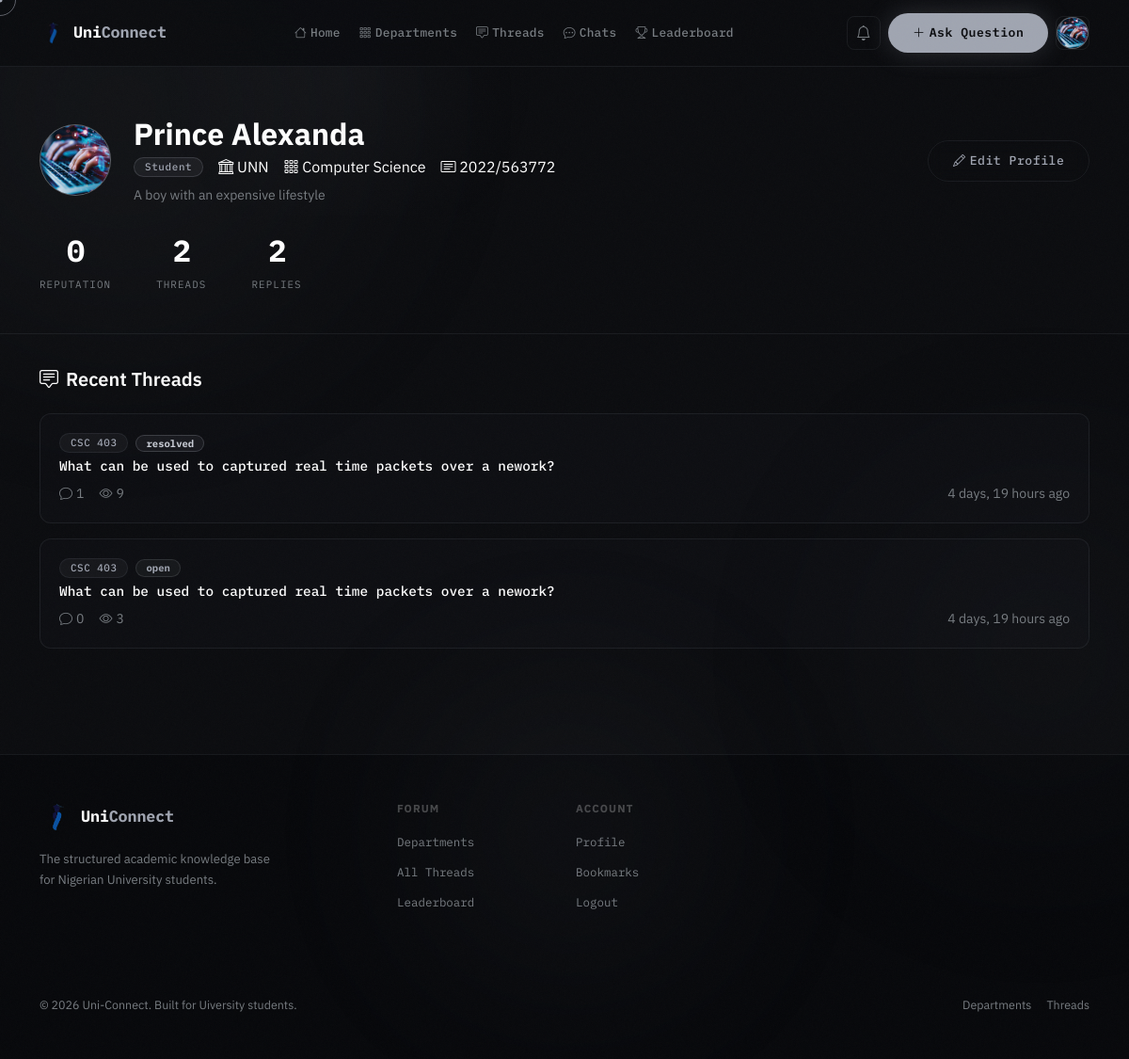
Page /accounts/profile/ (signed in) on the committed database.
### accounts/models.py (models this page shows, shortened)
class User(AbstractUser):
    ROLE_CHOICES = [
        ('student', 'Student'),
        ('lecturer', 'Lecturer'),
        ('admin', 'Admin'),
    ]
    is_email_verified = models.BooleanField(default=False)
    role = models.CharField(max_length=20, choices=ROLE_CHOICES, default='student')
    school = models.ForeignKey(
        'forum.School', on_delete=models.SET_NULL, null=True, blank=True, related_name='members'
    )
    department = models.ForeignKey(
        'forum.Department', on_delete=models.SET_NULL, null=True, blank=True, related_name='members'
    )
    matric_number = models.CharField(max_length=20, blank=True)
    bio = models.TextField(blank=True)
    avatar = models.ImageField(upload_to='avatars/', blank=True, null=True)
    reputation = models.IntegerField(default=0)
    created_at = models.DateTimeField(auto_now_add=True)
    @property
    def thread_count(self):
        return self.threads.filter(is_deleted=False).count()
    @property
    def reply_count(self):
        return self.replies.filter(is_deleted=False).count()

### forum/models.py (models this page shows, shortened)
class School(models.Model):
    SCHOOL_TYPE_CHOICES = [
        ('university', 'University'),
        ('polytechnic', 'Polytechnic'),
        ('college_of_education', 'College of Education'),
        ('monotechnic', 'Monotechnic'),
    ]
    name = models.CharField(max_length=255, unique=True)
    short_name = models.CharField(
        max_length=50, blank=True,
        help_text='Common abbreviation, e.g. UNN, UNILAG, FUTA'
    )
    slug = models.SlugField(max_length=255, unique=True, blank=True)
    school_type = models.CharField(max_length=30, choices=SCHOOL_TYPE_CHOICES, default='university')
    state = models.CharField(max_length=100, blank=True, help_text='Nigerian state where the school is located')
    is_active = models.BooleanField(default=True)
    created_at = models.DateTimeField(auto_now_add=True)
    class Meta:
        ordering = ['name']
        indexes = [
            models.Index(fields=['short_name']),
        ]

class Department(models.Model):
    school = models.ForeignKey(
        School, on_delete=models.CASCADE, related_name='departments',
        null=True, blank=True,
    )
    name = models.CharField(max_length=200)
    code = models.CharField(max_length=10)
    faculty = models.CharField(max_length=200)
    description = models.TextField(blank=True)
    color = models.CharField(max_length=7, default='#6C63FF')
    icon = models.CharField(max_length=50, default='bi-mortarboard')
    created_at = models.DateTimeField(auto_now_add=True)
    class Meta:
        ordering = ['name']
        unique_together = ['school', 'code']
        indexes = [
            models.Index(fields=['school', 'code']),
        ]

class Thread(models.Model):
    STATUS_CHOICES = [
        ('open', 'Open'),
        ('resolved', 'Resolved'),
        ('closed', 'Closed'),
    ]
    course = models.ForeignKey(Course, on_delete=models.CASCADE, related_name='threads')
    author = models.ForeignKey(settings.AUTH_USER_MODEL, on_delete=models.CASCADE, related_name='threads')
    title = models.CharField(max_length=300)
    content = models.TextField()
    attachment = models.FileField(upload_to='thread_attachments/', blank=True, null=True)
    voice_note = models.FileField(upload_to='thread_voice_notes/', blank=True, null=True)
    status = models.CharField(max_length=20, choices=STATUS_CHOICES, default='open')
    is_pinned = models.BooleanField(default=False)
    is_deleted = models.BooleanField(default=False)
    views = models.IntegerField(default=0)
    tags = models.ManyToManyField(Tag, blank=True, related_name='threads')
    created_at = models.DateTimeField(auto_now_add=True)
    updated_at = models.DateTimeField(auto_now=True)
    class Meta:
        ordering = ['-is_pinned', '-created_at']
    @property
    def reply_count(self):
        return self.replies.filter(is_deleted=False).count()

class Course(models.Model):
    department = models.ForeignKey(Department, on_delete=models.CASCADE, related_name='courses')
    code = models.CharField(max_length=20)
    title = models.CharField(max_length=200)
    description = models.TextField(blank=True)
    level = models.CharField(max_length=10, default='100L')
    semester = models.CharField(max_length=20, default='First Semester')
    units = models.IntegerField(default=3)
    is_active = models.BooleanField(default=True)
    created_at = models.DateTimeField(auto_now_add=True)
    class Meta:
        ordering = ['code']
        unique_together = ['department', 'code']

### accounts/views.py (the view)
# urls.py: path('profile/', views.profile_view, name='profile'),
@login_required
def profile_view(request, username=None):
    if username is None:
        profile_user = request.user
    else:
        profile_user = get_object_or_404(User, username=username)
    threads = (
        profile_user.threads
        .filter(is_deleted=False)
        .order_by("-created_at")
    )
    return render(
        request,
        "accounts/profile.html",
        {
            "profile_user": profile_user,
            "threads": threads,
        },
    )

### forum/context_processors.py (called while the page is built)
def unread_notifications(request):
    count = 0
    if request.user.is_authenticated:
        count = request.user.notifications.filter(is_read=False).count()
    return {'unread_notification_count': count}

### templates/accounts/profile.html (shortened to what this page needs)
{% extends 'base.html' %}
{% block content %}
<div class="page-header">
  <div class="container">
    <div class="d-flex align-items-center gap-4 flex-wrap">
      <div class="avatar-lg">
        {% if profile_user.avatar %}
        <img
          src="{{ profile_user.avatar.url }}"
          alt="{{ profile_user.username }}"
        />
        {% else %} {{ profile_user.username|first|upper }} {% endif %}
      </div>
      <div>
        <h1 class="h2 fw-bold text-white mb-1">
          {{ profile_user.get_full_name|default:profile_user.username }}
        </h1>
        <div class="d-flex align-items-center gap-3 flex-wrap">
          <span class="badge badge-glow"
            >{{ profile_user.get_role_display }}</span
          >
          {% if profile_user.school %}
        <span>
            <i class="bi bi-bank"></i>
            {{ profile_user.school.short_name|default:profile_user.school.name }}
        </span>
        {% endif %}
          {% if profile_user.department %}
        <span>
            <i class="bi bi-grid-3x3-gap"></i>
            {{ profile_user.department.name }}
        </span>
        {% endif %}
        {% if profile_user.matric_number %}
        <span>
            <i class="bi bi-card-text"></i>
            {{ profile_user.matric_number }}
        </span>
        {% endif %}
        </div>
        {% if profile_user.bio %}
        <p class="text-muted small mt-2 mb-0">{{ profile_user.bio }}</p>
        {% endif %}
        </div>
      {% if user == profile_user %}
      <a
        href="{% url 'accounts:edit_profile' %}"
        class="btn btn-outline-glass btn-sm ms-auto"
      >
        <i class="bi bi-pencil me-1"></i>Edit Profile
      </a>
      {% endif %}
    </div>
    <div class="d-flex gap-5 mt-4">
      <div class="text-center">
        <div class="stat-number fs-2">{{ profile_user.reputation }}</div>
        <div class="stat-label">Reputation</div>
      </div>
      <div class="text-center">
        <div class="stat-number fs-2">{{ profile_user.thread_count }}</div>
        <div class="stat-label">Threads</div>
      </div>
      <div class="text-center">
        <div class="stat-number fs-2">{{ profile_user.reply_count }}</div>
        <div class="stat-label">Replies</div>
      </div>
    </div>
  </div>
</div>
<div class="container pb-5">
  <h5 class="text-white fw-600 mb-4">
    <i class="bi bi-chat-square-text me-2"></i>Recent Threads
  </h5>
  {% if threads %} {% for thread in threads %}
  <a href="{% url 'forum:thread_detail' thread.pk %}" class="thread-card mb-3">
    <div class="d-flex align-items-start gap-3">
      <div class="flex-grow-1">
        <div class="d-flex align-items-center gap-2 mb-1">
          <span class="badge badge-glass small">{{ thread.course.code }}</span>
          <span
            class="badge {% if thread.status == 'resolved' %}badge-resolved{% else %}badge-open{% endif %}"
            >{{ thread.status }}</span
          >
        </div>
        <div class="thread-title">{{ thread.title }}</div>
        <div class="d-flex gap-3 text-muted small mt-2">
          <span><i class="bi bi-chat me-1"></i>{{ thread.reply_count }}</span>
          <span><i class="bi bi-eye me-1"></i>{{ thread.views }}</span>
          <span class="ms-auto">{{ thread.created_at|timesince }} ago</span>
        </div>
      </div>
    </div>
  </a>
  {% endfor %} {% else %}
  <div class="glass-panel p-5 text-center">
    <i class="bi bi-chat-square-dots fs-1 text-muted d-block mb-3"></i>
    <p class="text-muted">No threads yet.</p>
  </div>
  {% endif %}
</div>
{% endblock %}

### templates/base.html (shortened to what this page needs)
<!doctype html>
<html lang="en" data-bs-theme="dark">
  <head>
    <link
      rel="stylesheet"
      href="https://cdn.jsdelivr.net/npm/bootstrap@5.3.3/dist/css/bootstrap.min.css"
    />
    <link
      rel="stylesheet"
      href="https://cdn.jsdelivr.net/npm/bootstrap-icons@1.11.3/font/bootstrap-icons.min.css"
    />
    {% load static %}
    <link rel="stylesheet" href="{% static 'css/main.css' %}" />
  </head>
  <body class="{% block body_class %}{% endblock %}">
    <div class="ambient-orb orb-1" aria-hidden="true"></div>
    <div class="ambient-orb orb-2" aria-hidden="true"></div>
    <nav class="navbar navbar-expand-lg glass-nav">
      <div class="container">
        <a
          class="navbar-brand d-flex align-items-center gap-2"
          href="{% url 'forum:home' %}"
        >
          <img
            src="{% static 'logo-removebg-preview.png' %}"
            alt="Uni-Connect logo"
            class="site-logo navbar-logo"
          />
          <span class="brand-name"
            >Uni<span class="text-accent">Connect</span></span
          >
        </a>
        <div class="collapse navbar-collapse" id="navMain">
          <ul class="navbar-nav mx-auto gap-1">
            <li class="nav-item">
              <a class="nav-link nav-pill" href="{% url 'forum:home' %}"
                ><i class="bi bi-house me-1"></i>Home</a
              >
            </li>
            <li class="nav-item">
              <a class="nav-link nav-pill" href="{% url 'forum:departments' %}"
                ><i class="bi bi-grid-3x3-gap me-1"></i>Departments</a
              >
            </li>
            <li class="nav-item">
              <a class="nav-link nav-pill" href="{% url 'forum:thread_list' %}"
                ><i class="bi bi-chat-square-text me-1"></i>Threads</a
              >
            </li>
            {% if user.is_authenticated %}
            <li class="nav-item">
              <a class="nav-link nav-pill" href="{% url 'forum:chat_list' %}"
                ><i class="bi bi-chat-dots me-1"></i>Chats</a
              >
            </li>
            {% endif %}
            <li class="nav-item">
              <a class="nav-link nav-pill" href="{% url 'forum:leaderboard' %}"
                ><i class="bi bi-trophy me-1"></i>Leaderboard</a
              >
            </li>
          </ul>
          <div class="d-flex align-items-center gap-2">
            {% if user.is_authenticated %}
            <a
              href="{% url 'forum:notifications' %}"
              class="btn btn-ghost-icon position-relative"
            >
              <i class="bi bi-bell"></i>
            </a>
            <a
              href="{% url 'forum:create_thread' %}"
              class="btn btn-primary-glow btn-sm"
            >
              <i class="bi bi-plus-lg me-1"></i>Ask Question
            </a>
            <div class="dropdown">
              <button
                class="btn btn-ghost-icon dropdown-toggle no-caret"
                data-bs-toggle="dropdown"
              >
                <div class="avatar-sm">
                  {% if user.avatar %}
                  <img src="{{ user.avatar.url }}" alt="{{ user.username }}" />
                  {% else %}
                  <span>{{ user.username|first|upper }}</span>
                  {% endif %}
                </div>
              </button>
            </div>
            {% endif %}
          </div>
        </div>
      </div>
    </nav>
    <main>{% block content %}{% endblock %}</main>
    <footer class="footer-glass py-5 mt-5">
      <div class="container">
        <div class="row g-4">
          <div class="col-lg-4">
            <div class="d-flex align-items-center gap-2 mb-3">
              <img
                src="{% static 'logo-removebg-preview.png' %}"
                alt="Uni-Connect logo"
                class="site-logo"
              />
              <span class="brand-name"
                >Uni<span class="text-accent">Connect</span></span
              >
            </div>
            <p
              style="
                color: var(--muted);
                font-size: 0.82rem;
                line-height: 1.7;
                max-width: 260px;
              "
            >
              The structured academic knowledge base for Nigerian University students.
            </p>
          </div>
          <div class="col-6 col-lg-2">
            <p
              style="
                color: rgba(255, 255, 255, 0.25);
                font-size: 0.72rem;
                font-weight: 700;
                letter-spacing: 0.1em;
                text-transform: uppercase;
                margin-bottom: 14px;
              "
            >
              Forum
            </p>
            <ul class="list-unstyled footer-links">
              <li><a href="{% url 'forum:departments' %}">Departments</a></li>
              <li><a href="{% url 'forum:thread_list' %}">All Threads</a></li>
              <li><a href="{% url 'forum:leaderboard' %}">Leaderboard</a></li>
            </ul>
          </div>
          <div class="col-6 col-lg-2">
            <p
              style="
                color: rgba(255, 255, 255, 0.25);
                font-size: 0.72rem;
                font-weight: 700;
                letter-spacing: 0.1em;
                text-transform: uppercase;
                margin-bottom: 14px;
              "
            >
              Account
            </p>
            <ul class="list-unstyled footer-links">
              {% if user.is_authenticated %}
              <li><a href="{% url 'accounts:profile' %}">Profile</a></li>
              <li><a href="{% url 'forum:bookmarks' %}">Bookmarks</a></li>
              <li><a href="{% url 'accounts:logout' %}">Logout</a></li>
              {% else %}
              <li><a href="{% url 'accounts:login' %}">Login</a></li>
              <li><a href="{% url 'accounts:register' %}">Register</a></li>
              {% endif %}
            </ul>
          </div>
        </div>
        <div
          class="d-flex justify-content-between align-items-center flex-wrap gap-3"
        >
          <p style="color: var(--muted); font-size: 0.78rem; margin: 0">
            © 2026 Uni-Connect. Built for Uiversity students.
          </p>
          <div class="d-flex gap-3">
            <a
              href="{% url 'forum:departments' %}"
              style="
                color: var(--muted);
                font-size: 0.78rem;
                text-decoration: none;
              "
              onmouseenter="this.style.color = 'var(--accent)'"
              onmouseleave="this.style.color = 'var(--muted)'"
              >Departments</a
            >
            <a
              href="{% url 'forum:thread_list' %}"
              style="
                color: var(--muted);
                font-size: 0.78rem;
                text-decoration: none;
              "
              onmouseenter="this.style.color = 'var(--accent)'"
              onmouseleave="this.style.color = 'var(--muted)'"
              >Threads</a
            >
          </div>
        </div>
      </div>
    </footer>
    {% load static %}
  </body>
</html>

### rows in the picture
User: avatar (picture), get_full_name "Prince Alexanda", role "Student", school.short_name "UNN", department.name "Computer Science", matric_number "2022/563772", bio "A boy with an expensive lifestyle", reputation "0", thread_count "2", reply_count "2"
Thread: course.code "CSC 403", status "resolved", title "What can be used to captured real time packets over a nework?", reply_count "1", views "9", created_at "4 days, 19 hours"
Thread: course.code "CSC 403", status "open", title "What can be used to captured real time packets over a nework?", reply_count "0", views "3", created_at "4 days, 19 hours"
